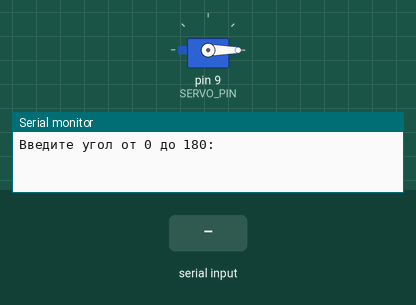
This sketch was run on a simulated Arduino Uno, built with avr-gcc and run on an emulated ATmega328P. Parts: servo, the last lines printed to the serial monitor. Inputs (shaded band) come from the test bench.

Above: at 1.2 s.
1.3 s: "90\n" received over Serial
At 1.75 s:
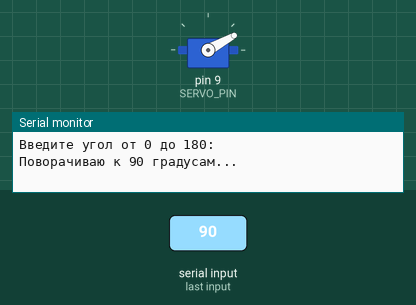
At 3.5 s:
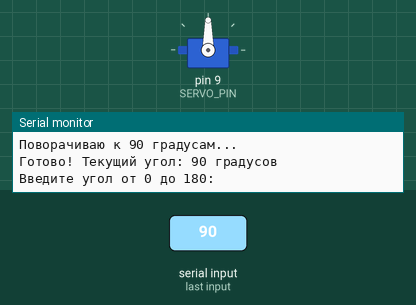
4.3 s: "90,45\n" received over Serial
5.8 s: "200\n" received over Serial
Timing chart, 0 to 8.8 s (numbered marks = the images above; inputs shaded):
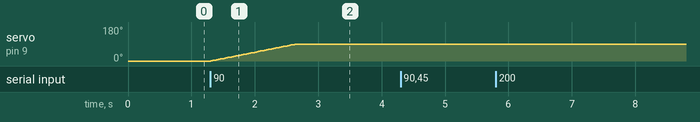

Measured:
- after the input at 1.3 s, servo on pin 9 (SERVO_PIN): moves from 0° to 90° over 1.3 s, starting at once

The sketch:

sketch.ino
```cpp
#include <Servo.h>

#define SERVO_PIN 9

Servo myServo;
int currentAngle = 0; // текущий угол серво

void setup() {
  myServo.attach(SERVO_PIN);
  myServo.write(currentAngle); // начальное положение - 0 градусов
  Serial.begin(9600);
  Serial.println("Введите угол от 0 до 180:");
}

void loop() {
  // Ждём, пока в Serial появятся данные
  if (Serial.available() > 0) {
    String input = Serial.readStringUntil('\n'); // читаем строку до нажатия Enter
    input.trim(); // убираем пробелы и \r\n по краям

    // Проверяем, что введено число (все символы - цифры)
    bool isNumber = true;
    if (input.length() == 0) isNumber = false;
    for (int i = 0; i < input.length(); i++) {
      if (!isDigit(input[i])) {
        isNumber = false;
        break;
      }
    }

    if (!isNumber) {
      Serial.println("Ошибка: введите число от 0 до 180");
    } else {
      int angle = input.toInt();
      if (angle < 0 || angle > 180) {
        Serial.println("Ошибка: угол должен быть от 0 до 180");
      } else if (angle == currentAngle) {
        Serial.print("Серво уже стоит в позиции ");
        Serial.print(currentAngle);
        Serial.println(" градусов");
      } else {
        // Плавно поворачиваем серво к нужному углу
        Serial.print("Поворачиваю к ");
        Serial.print(angle);
        Serial.println(" градусам...");

        int step = (angle > currentAngle) ? 1 : -1;
        while (currentAngle != angle) {
          currentAngle += step;
          myServo.write(currentAngle);
          delay(15); // задержка между шагами - чем меньше, тем быстрее
        }

        Serial.print("Готово! Текущий угол: ");
        Serial.print(currentAngle);
        Serial.println(" градусов");
      }
    }

    Serial.println("Введите угол от 0 до 180:");
  }
}
```
